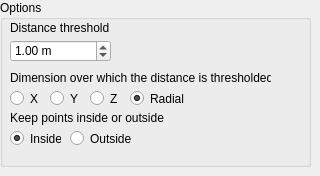
       <widget class="QWidget" name="DistanceLimitFilter">
        <widget class="QGroupBox" name="groupBox_2">
         <property name="geometry">
          <rect>
           <x>0</x>
           <y>0</y>
           <width>311</width>
           <height>167</height>
          </rect>
         </property>
         <property name="title">
          <string>Options</string>
         </property>
         <widget class="QLabel" name="distanceThresholdTitle">
          <property name="geometry">
           <rect>
            <x>10</x>
            <y>20</y>
            <width>291</width>
            <height>16</height>
           </rect>
          </property>
          <property name="text">
           <string>Distance threshold</string>
          </property>
         </widget>
         <widget class="QDoubleSpinBox" name="distanceThreshold">
          <property name="geometry">
           <rect>
            <x>10</x>
            <y>40</y>
            <width>101</width>
            <height>22</height>
           </rect>
          </property>
          <property name="suffix">
           <string> m</string>
          </property>
          <property name="decimals">
           <number>2</number>
          </property>
          <property name="minimum">
           <double>-1000000.000000000000000</double>
          </property>
          <property name="maximum">
           <double>10000000.000000000000000</double>
          </property>
          <property name="singleStep">
           <double>0.100000000000000</double>
          </property>
          <property name="value">
           <double>1.000000000000000</double>
          </property>
         </widget>
         <widget class="QLabel" name="dimRadialXYZTiltle">
          <property name="geometry">
           <rect>
            <x>10</x>
            <y>70</y>
            <width>261</width>
            <height>16</height>
           </rect>
          </property>
          <property name="text">
           <string>Dimension over which the distance is thresholded </string>
          </property>
         </widget>
         <widget class="QRadioButton" name="dimX">
          <property name="geometry">
           <rect>
            <x>10</x>
            <y>90</y>
            <width>41</width>
            <height>17</height>
           </rect>
          </property>
          <property name="text">
           <string>X</string>
          </property>
          <property name="checked">
           <bool>false</bool>
          </property>
          <attribute name="buttonGroup">
           <string notr="true">buttonGroup</string>
          </attribute>
         </widget>
         <widget class="QRadioButton" name="dimY">
          <property name="geometry">
           <rect>
            <x>50</x>
            <y>90</y>
            <width>31</width>
            <height>17</height>
           </rect>
          </property>
          <property name="text">
           <string>Y</string>
          </property>
          <attribute name="buttonGroup">
           <string notr="true">buttonGroup</string>
          </attribute>
         </widget>
         <widget class="QRadioButton" name="dimZ">
          <property name="geometry">
           <rect>
            <x>90</x>
            <y>90</y>
            <width>31</width>
            <height>17</height>
           </rect>
          </property>
          <property name="text">
           <string>Z</string>
          </property>
          <attribute name="buttonGroup">
           <string notr="true">buttonGroup</string>
          </attribute>
         </widget>
         <widget class="QLabel" name="keepDimTitle">
          <property name="geometry">
           <rect>
            <x>10</x>
            <y>110</y>
            <width>261</width>
            <height>16</height>
           </rect>
          </property>
          <property name="text">
           <string>Keep points inside or outside</string>
          </property>
         </widget>
         <widget class="QRadioButton" name="keepDimInside">
          <property name="geometry">
           <rect>
            <x>10</x>
            <y>130</y>
            <width>51</width>
            <height>17</height>
           </rect>
          </property>
          <property name="text">
           <string>Inside</string>
          </property>
          <property name="checked">
           <bool>true</bool>
          </property>
          <attribute name="buttonGroup">
           <string notr="true">buttonGroup_2</string>
          </attribute>
         </widget>
         <widget class="QRadioButton" name="keepDimOuside">
          <property name="geometry">
           <rect>
            <x>70</x>
            <y>130</y>
            <width>82</width>
            <height>17</height>
           </rect>
          </property>
          <property name="text">
           <string>Outside</string>
          </property>
          <property name="checked">
           <bool>false</bool>
          </property>
          <attribute name="buttonGroup">
           <string notr="true">buttonGroup_2</string>
          </attribute>
         </widget>
         <widget class="QRadioButton" name="dimRadial">
          <property name="geometry">
           <rect>
            <x>130</x>
            <y>90</y>
            <width>71</width>
            <height>17</height>
           </rect>
          </property>
          <property name="text">
           <string>Radial</string>
          </property>
          <property name="checked">
           <bool>true</bool>
          </property>
          <attribute name="buttonGroup">
           <string notr="true">buttonGroup</string>
          </attribute>
         </widget>
        </widget>
       </widget>
